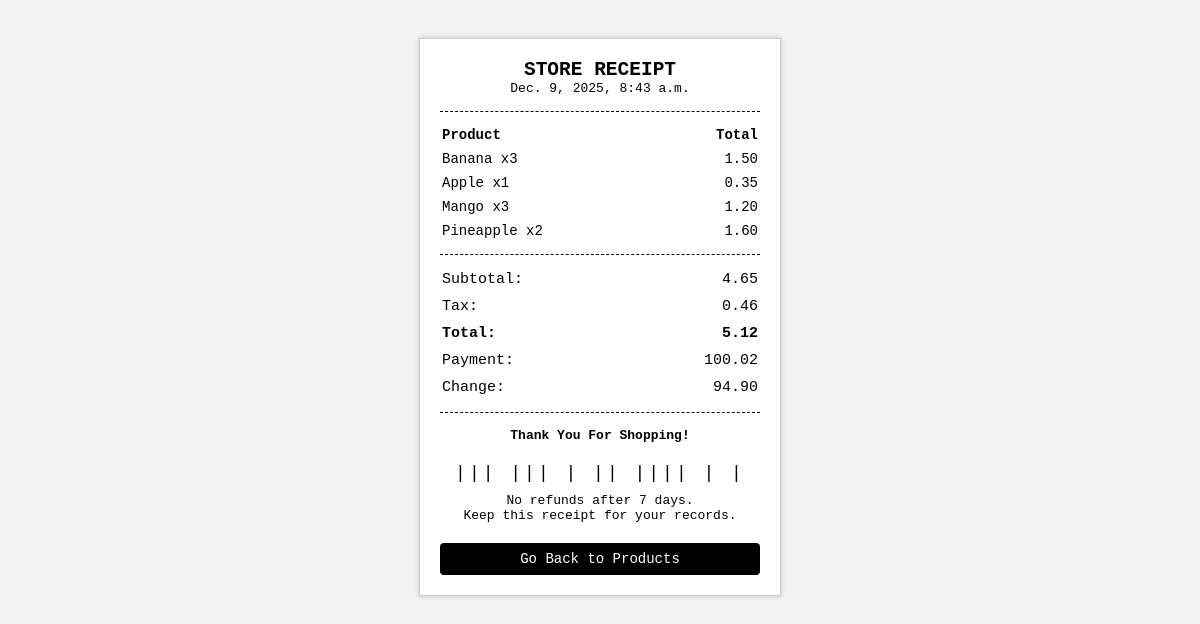
The app's page /receipt/2/ with its own data.
### practice_app/models.py (models this page shows, shortened)
class Sale(models.Model):
    date_time = models.DateTimeField(auto_now_add=True)
    subtotal = models.DecimalField(max_digits=10, decimal_places=2,editable=False)
    tax = models.DecimalField(max_digits=10, decimal_places=2,editable=False)
    total = models.DecimalField(max_digits=10, decimal_places=2,editable=False)
    payment = models.DecimalField(max_digits=10, decimal_places=2)
    change = models.DecimalField(max_digits=10, decimal_places=2,editable=False)

class SaleItem(models.Model):
    sale = models.ForeignKey(Sale, on_delete=models.CASCADE)
    product = models.ForeignKey(Product, on_delete=models.PROTECT)
    quantity = models.PositiveIntegerField()
    item_total = models.DecimalField(max_digits=10, decimal_places=2)

class Product(models.Model):
    name = models.CharField(max_length=100)
    price = models.DecimalField(max_digits=10, decimal_places=2)
    stock_quantity = models.PositiveIntegerField(default=0)

### practice_app/views.py (the view)
# urls.py: path('receipt/<int:sale_id>/', views.receipt, name='receipt'),
def receipt(request, sale_id):
    sale = get_object_or_404(Sale, id=sale_id)
    items = sale.saleitem_set.all()
    return render(request, 'receipt.html', {'sale': sale, 'items': items})

### practice_app/templates/receipt.html (shortened to what this page needs)
<!DOCTYPE html>
<html>
<head>
</head>
<body>
<div class="receipt-container">
    <div class="receipt-header">
        <h2>STORE RECEIPT</h2>
        <div>{{ sale.date_time }}</div>
    </div>
    <div class="line"></div>
    <table>
        <tr>
            <td><strong>Product</strong></td>
            <td class="right"><strong>Total</strong></td>
        </tr>
        {% for item in items %}
        <tr>
            <td>{{ item.product.name }} x{{ item.quantity }}</td>
            <td class="right">{{ item.item_total }}</td>
        </tr>
        {% endfor %}
    </table>
    <div class="line"></div>
    <table class="totals">
        <tr>
            <td>Subtotal:</td>
            <td class="right">{{ sale.subtotal }}</td>
        </tr>
        <tr>
            <td>Tax:</td>
            <td class="right">{{ sale.tax }}</td>
        </tr>
        <tr>
            <td><strong>Total:</strong></td>
            <td class="right"><strong>{{ sale.total }}</strong></td>
        </tr>
        <tr>
            <td>Payment:</td>
            <td class="right">{{ sale.payment }}</td>
        </tr>
        <tr>
            <td>Change:</td>
            <td class="right">{{ sale.change }}</td>
        </tr>
    </table>
    <div class="line"></div>
    <div class="thank-you">Thank You For Shopping!</div>
    <div class="barcode">
        ||| ||| | || |||| | |
    </div>
    <div class="footer">
        No refunds after 7 days.<br>
        Keep this receipt for your records.
    </div>
    <a href="{% url 'product_list' %}" class="back-btn">Go Back to Products</a>
</div>
</body>
</html>

### practice_app/templates/receipt.html (style rules this page uses)
body { background: #f2f2f2; display: flex; justify-content: center; align-items: flex-start; padding: 30px; font-family: monospace; }
.receipt-container { width: 320px; background: white; padding: 20px; border: 1px solid #ccc; box-shadow: 0px 0px 5px rgba(0,0,0,0.2); }
.receipt-header { text-align: center; margin-bottom: 15px; }
.receipt-header h2 { margin: 0; }
.line { border-bottom: 1px dashed #000; margin: 10px 0; }
table { width: 100%; font-size: 14px; }
table td { padding: 3px 0; }
.right { text-align: right; }
.totals { font-size: 15px; margin-top: 10px; }
.totals td { padding: 4px 0; }
.thank-you { text-align: center; margin-top: 15px; font-weight: bold; }
.barcode { margin-top: 20px; text-align: center; font-size: 18px; letter-spacing: 3px; }
.footer { margin-top: 10px; text-align: center; font-size: 13px; }
.back-btn { display: block; padding: 8px 20px; background: #000; color: #fff; text-align: center; text-decoration: none; border-radius: 4px; font-size: 14px; margin: 20px auto 0 auto; }

### records on screen
Sale: date_time "Dec. 9, 2025, 8:43 a.m.", subtotal "4.65", tax "0.46", total "5.12", payment "100.02", change "94.90"
SaleItem: product.name "Banana", quantity "3", item_total "1.50"
SaleItem: product.name "Apple", quantity "1", item_total "0.35"
SaleItem: product.name "Mango", quantity "3", item_total "1.20"
SaleItem: product.name "Pineapple", quantity "2", item_total "1.60"
